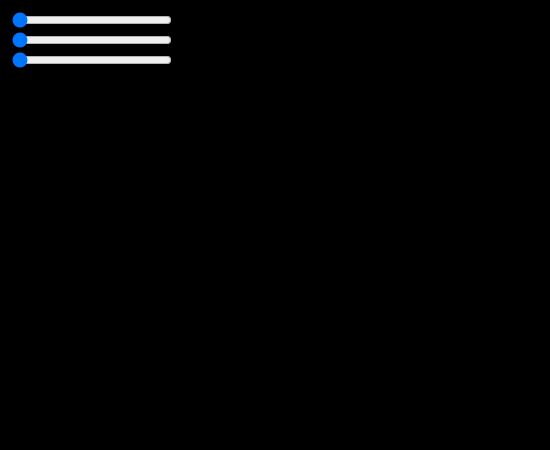
Frame 1 (no input)
Frame 60 (no input): identical to frame 1, image omitted
Frame 120 (the mouse pressed at the canvas centre since frame 60): identical to frame 1, image omitted

The p5.js sketch that drew this single still picture (run headless with seeded random() and noise() and a simulated clock; from frame 60 on, the mouse is pressed at the canvas centre):

// p5.js sketch
// ── sketch.js
//RG colour selector :)
//It's crude but it will work for now.

//Next to Implement:

//Instead of changing b by moving Y, introduce a slider.

//Then watch git videos!

//When pressing on background, tells you the hex and
//numbered value for that colour

function setup() {
  createCanvas(550, 450);
  
  slider_gap = 20

  // Create  sliders and place at the top of the canvas.
  Rslider = createSlider(0, 255, 0);
  Rslider.position(10, 10);
  Rslider.size(160);
  
  Gslider = createSlider(0, 255, 0);
  Gslider.position(10, 10 + 1 * slider_gap);
  Gslider.size(160);
  
  Bslider = createSlider(0, 255, 0);
  Bslider.position(10, 10 + 2 * slider_gap);
  Bslider.size(160);
  
  //Aslider = createSlider(0, 1000, 0);
  //Aslider.position(10, 10 + 3 * slider_gap);
  //Aslider.size(160);
  
  
 
}


function draw() {
  r = Rslider.value();
  g = Gslider.value();
  b = Bslider.value();
  //a = Aslider.value()/1000;
  
  noStroke();

  s = 10; //square size

  //The loop below draws squares for entire
  //width of window.
  i = 0;
  while (i < width) {
    //draws squares across the height of window
    //for a given width
    j = 0;
    while (j < height) {
      fill(r, g, b);
      rect(i, j, s);
      j += s;
    }

    i += s;
  }
}
